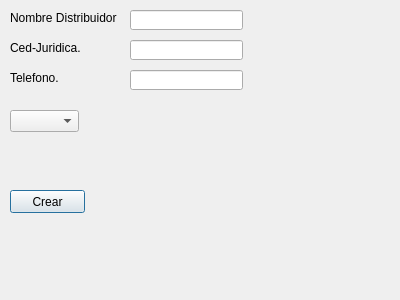
<?xml version="1.0" encoding="UTF-8"?>
<ui version="4.0">
 <class>ventana_distribuidor</class>
 <widget class="QDialog" name="ventana_distribuidor">
  <property name="geometry">
   <rect>
    <x>0</x>
    <y>0</y>
    <width>400</width>
    <height>300</height>
   </rect>
  </property>
  <property name="windowTitle">
   <string>Dialog</string>
  </property>
  <widget class="QPushButton" name="btn_crear_distribuidor">
   <property name="geometry">
    <rect>
     <x>10</x>
     <y>190</y>
     <width>75</width>
     <height>23</height>
    </rect>
   </property>
   <property name="text">
    <string>Crear</string>
   </property>
  </widget>
  <widget class="QLabel" name="label">
   <property name="geometry">
    <rect>
     <x>10</x>
     <y>10</y>
     <width>111</width>
     <height>16</height>
    </rect>
   </property>
   <property name="text">
    <string>Nombre Distribuidor</string>
   </property>
  </widget>
  <widget class="QLabel" name="label_2">
   <property name="geometry">
    <rect>
     <x>10</x>
     <y>40</y>
     <width>81</width>
     <height>16</height>
    </rect>
   </property>
   <property name="text">
    <string>Ced-Juridica.</string>
   </property>
  </widget>
  <widget class="QLabel" name="label_3">
   <property name="geometry">
    <rect>
     <x>10</x>
     <y>70</y>
     <width>61</width>
     <height>16</height>
    </rect>
   </property>
   <property name="text">
    <string>Telefono.</string>
   </property>
  </widget>
  <widget class="QLineEdit" name="txt_nombre_dist">
   <property name="geometry">
    <rect>
     <x>130</x>
     <y>10</y>
     <width>113</width>
     <height>20</height>
    </rect>
   </property>
  </widget>
  <widget class="QLineEdit" name="txt_ced_juridica_dist">
   <property name="geometry">
    <rect>
     <x>130</x>
     <y>40</y>
     <width>113</width>
     <height>20</height>
    </rect>
   </property>
  </widget>
  <widget class="QLineEdit" name="txt_telefono_dist">
   <property name="geometry">
    <rect>
     <x>130</x>
     <y>70</y>
     <width>113</width>
     <height>20</height>
    </rect>
   </property>
  </widget>
  <widget class="QComboBox" name="cmb_distribuidores">
   <property name="geometry">
    <rect>
     <x>10</x>
     <y>110</y>
     <width>69</width>
     <height>22</height>
    </rect>
   </property>
  </widget>
 </widget>
 <resources/>
 <connections/>
</ui>
